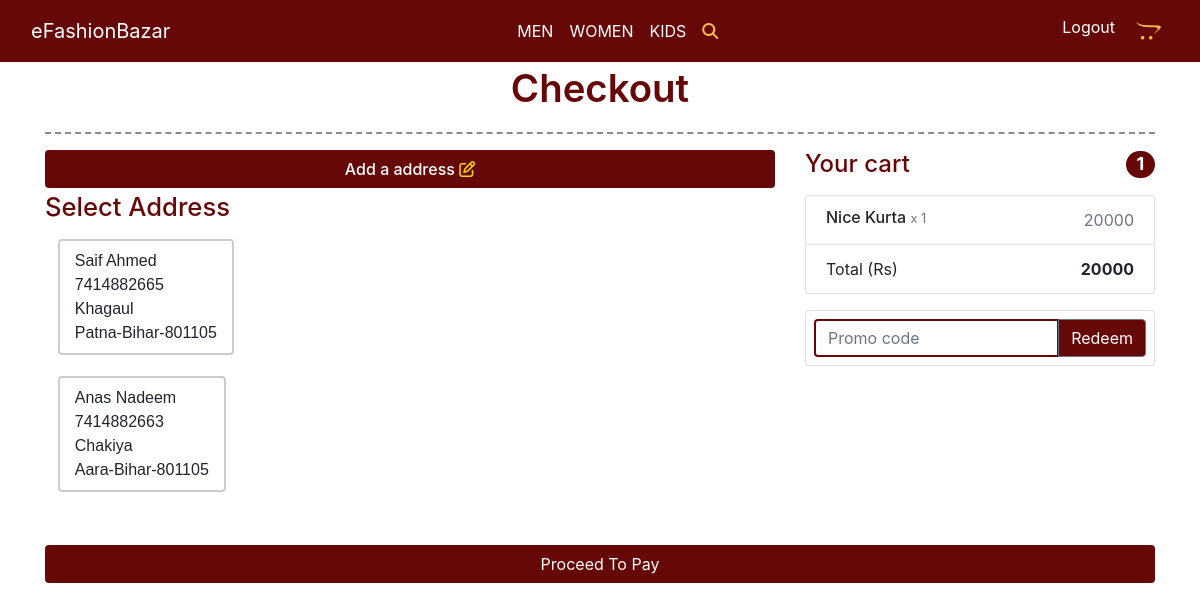
Screenshot of /checkout/ (signed in) with the database file from the repository.
### products/models.py (models this page shows, shortened)
class Address(models.Model):
    user = models.ForeignKey(User, on_delete=models.CASCADE)
    name = models.CharField(max_length=200)
    phone_n = models.IntegerField(null=True)
    street_address = models.CharField(max_length=200,null=True)
    state = models.CharField(max_length=50,null=True)
    city = models.CharField(max_length=50,null=True)
    pin_code = models.CharField(max_length=6,null=True)
    class Meta:
        verbose_name_plural = 'Addresses'

class Order(models.Model):
    user = models.ForeignKey(User, on_delete=models.CASCADE)
    ref_code = models.CharField(max_length=20)
    items = models.ManyToManyField(OrderItem)
    start_date = models.DateTimeField(auto_now_add=True)
    ordered_date = models.DateTimeField()
    ordered = models.BooleanField(default=False)
    address = models.ForeignKey('Address', on_delete=models.SET_NULL, null=True, blank=True)
    coupon = models.ForeignKey('CouponCode', on_delete=models.SET_NULL, null=True, blank=True)
    being_delivered = models.BooleanField(default=False)
    recieved = models.BooleanField(default=False)
    refund_requested = models.BooleanField(default=False)
    refund_granted = models.BooleanField(default=False)
    def get_total(self):
        total = 0
        for order_item in self.items.all():
            total += order_item.get_final_price()
        if self.coupon and total>1:
            total -= self.coupon.amount
        return total

class OrderItem(models.Model):
    SIZE_OPTION = [
        ('S', 'S'),
        ('M', 'M'),
        ('L', 'L'),
        ('XL', 'XL'),
        ('2XL', '2XL'),
    ]
    user = models.ForeignKey(User, on_delete=models.CASCADE)
    ordered = models.BooleanField(default=False)
    item = models.ForeignKey(Item, on_delete=models.CASCADE)
    quantity = models.IntegerField(default=1)
    size = models.CharField(max_length=100, choices=SIZE_OPTION, null=True)
    def get_total_item_price(self):
        return self.quantity * self.item.p_price
    def get_final_price(self):
        if self.item.p_dis_price:
            return self.get_total_discount_item_price()
        return self.get_total_item_price()

class Item(models.Model):
    category = models.ForeignKey(Category, on_delete=models.CASCADE)
    p_name = models.CharField(max_length=200)
    p_image = models.ImageField(upload_to='Items')
    second_img = models.ImageField(upload_to='Second Img', null=True, blank=True)
    third_img = models.ImageField(upload_to='Third Img', null=True, blank=True)
    p_price = models.IntegerField()
    p_dis_price = models.IntegerField()
    p_desc = models.TextField()
    small_size = models.BooleanField(null=True)
    medium_size = models.BooleanField(null=True)
    large_size = models.BooleanField(null=True)
    xl_size = models.BooleanField(null=True)
    xxl_size = models.BooleanField(null=True)
    p_slug = models.SlugField(max_length=200)

### products/views.py (the view)
# urls.py: path('checkout/', CheckoutView.as_view(), name="checkout"),
class CheckoutView(LoginRequiredMixin,View):
    def get(self,*args, **kwargs):
        try:
            order= Order.objects.get(user=self.request.user, ordered=False)
            context = {
                'order':order,
            }
            address_qs = Address.objects.filter(
                user=self.request.user,
            )
            if address_qs.exists():
                context.update( {'address': address_qs.all()} )
            return render(self.request, 'checkout.html', context)
        except ObjectDoesNotExist:
            messages.info(self.request, "You donot have an active order!")
            return redirect('checkout')

### products/templates/checkout.html (shortened to what this page needs)
{% extends 'base.html' %} {% block mainCont %} {% load static %}
<section class="checkoutSec">
    <div class="container">
        <div class="row">
            <div class="col-lg-12 col-12">
                <p class="text-center categoriesMainTitle">
                  Checkout
                </p>
                <hr class="style5">
            </div>
        </div>
        <div class="row">
            <div class="col-lg-8 col-md-8 col-sm-12 col-12">
              <a class="btn addressHref" data-toggle="collapse" href="#addaAddress" role="button" aria-expanded="false"
              aria-controls="addaAddress">
              Add a address <i class="fa fa-edit addressEditlogo" aria-hidden="true"></i>
          </a>
                <p class="selectAddressRadioTitle">
                    Select Address
                </p>
                {% if address %}
                    {% for i in address %}
                    <div class="radio-toolbar">
                    <label for="{{i.id}}">
                      {{i.name}}
                      <br>
                      {{i.phone_n}}
                      <br>
                      {{i.street_address}}
                      <br>
                      {{i.city}}-{{i.state}}-{{i.pin_code}}
                    </label>
                  </div>
                    {% endfor %}
                {% endif %}
            </div>
            <div class="col-lg-4 col-md-4 col-sm-12 col-12">
                <h4 class="d-flex justify-content-between align-items-center mb-3">
                  <span class="yourCartTitleCheckout">Your cart</span>
                  <span class="badge badge-secondary badgetotalCart badge-pill">{{order.items.count}}</span>
                </h4>
                <ul class="list-group mb-3 z-depth-1">
                  {% for order_item in order.items.all %}
                  <li class="list-group-item d-flex justify-content-between lh-condensed yourcartcheckoutList">
                    <div>
                      <h6 class="my-0 "> {{order_item.item.p_name}} <small class="text-muted">x {{order_item.quantity}}</small></h6>
                    </div>
                    {% if order_item.item.discount_price %}
                    <span class="text-muted">
                    {{order_item.get_total_discount_item_price}}
                    </span>
                    {% else %}
                    <span class="text-muted">
                    {{order_item.get_total_item_price}}
                    </span>
                    {% endif %}
                  </li>
                  {% endfor %}
                  <li class="list-group-item d-flex justify-content-between yourcartcheckoutList">
                    <span class="">Total (Rs)</span>
                    <strong>{{order.get_total}}</strong>
                  </li>
                </ul>
                <form class="card p-2 Promoform" action="{% url 'add-coupon' %}" method="POST">
                  <div class="input-group">
                    <input type="text" class="form-control Promoforminput" placeholder="Promo code"
                      aria-label="Recipient's username" aria-describedby="basic-addon2" name="coupon">
                    <div class="input-group-append">
                      <button class="btn btn-secondary redeemNowBtn btn-md waves-effect m-0" type="submit">Redeem</button>
                    </div>
                  </div>
                </form>
              </div>
        </div>
        <input type="submit" class="btn proceedBtnCheckout" value="Proceed To Pay">
    </div>
</section>
{% endblock mainCont %}

### products/static/css/itsmystyle.css (style rules this page uses)
html { scroll-behavior: smooth; }
* { margin: 0; padding: 0; box-sizing: border-box; }
a { text-decoration: none; }
li { list-style: none; }
:root { --mainCol: #fcbf49; --bgMainCol: #ffffff; --seconMainBgCol: #660708; --txtCol: #000000; --sidenavtxtcol: #ffffff; }
.categoriesMainTitle { font-size: 2.4rem; font-weight: 600; line-height: 1.4; color: var(--seconMainBgCol); }
hr.style5 { background-color: #fff; border-top: 2px dashed #8c8b8b; }
.radio-toolbar { margin: 0.8rem; }
.radio-toolbar label { display: inline-block; padding: 8px 15px; font-family: sans-serif, Arial; font-size: 16px; border: 2px solid #ccc; border-radius: 4px; }
.checkoutSec { width: 100%; height: auto; margin-bottom: 2rem; }
.selectAddressRadioTitle { font-size: 1.6rem; font-weight: 500; margin-bottom: 0rem; color: var(--seconMainBgCol); }
.addressHref,.addressHrefSubmit { color: #ffffff !important; background-color:var(--seconMainBgCol); font-size: 1rem; font-weight: 500; width: 100%; }
.addressEditlogo { color: #feda0a !important; }
.Promoforminput { border: 2px solid var(--seconMainBgCol)!important; }
.redeemNowBtn { background-color: var(--seconMainBgCol)!important; color: #ffffff; }
.badgetotalCart { background-color: var(--seconMainBgCol); }
.yourCartTitleCheckout { color: var(--seconMainBgCol); }
.proceedBtnCheckout { background-color: var(--seconMainBgCol); color: #ffffff; width: 100%; margin-top: 2rem; }

### rows the page displays
Address: name "Saif Ahmed", phone_n "7414882665", street_address "Khagaul", city "Patna", state "Bihar", pin_code "801105"
Address: name "Anas Nadeem", phone_n "7414882663", street_address "Chakiya", city "Aara", state "Bihar", pin_code "801105"
Order: items.count "1", get_total "20000"
OrderItem: item.p_name "Nice Kurta", quantity "1", get_total_item_price "20000"
